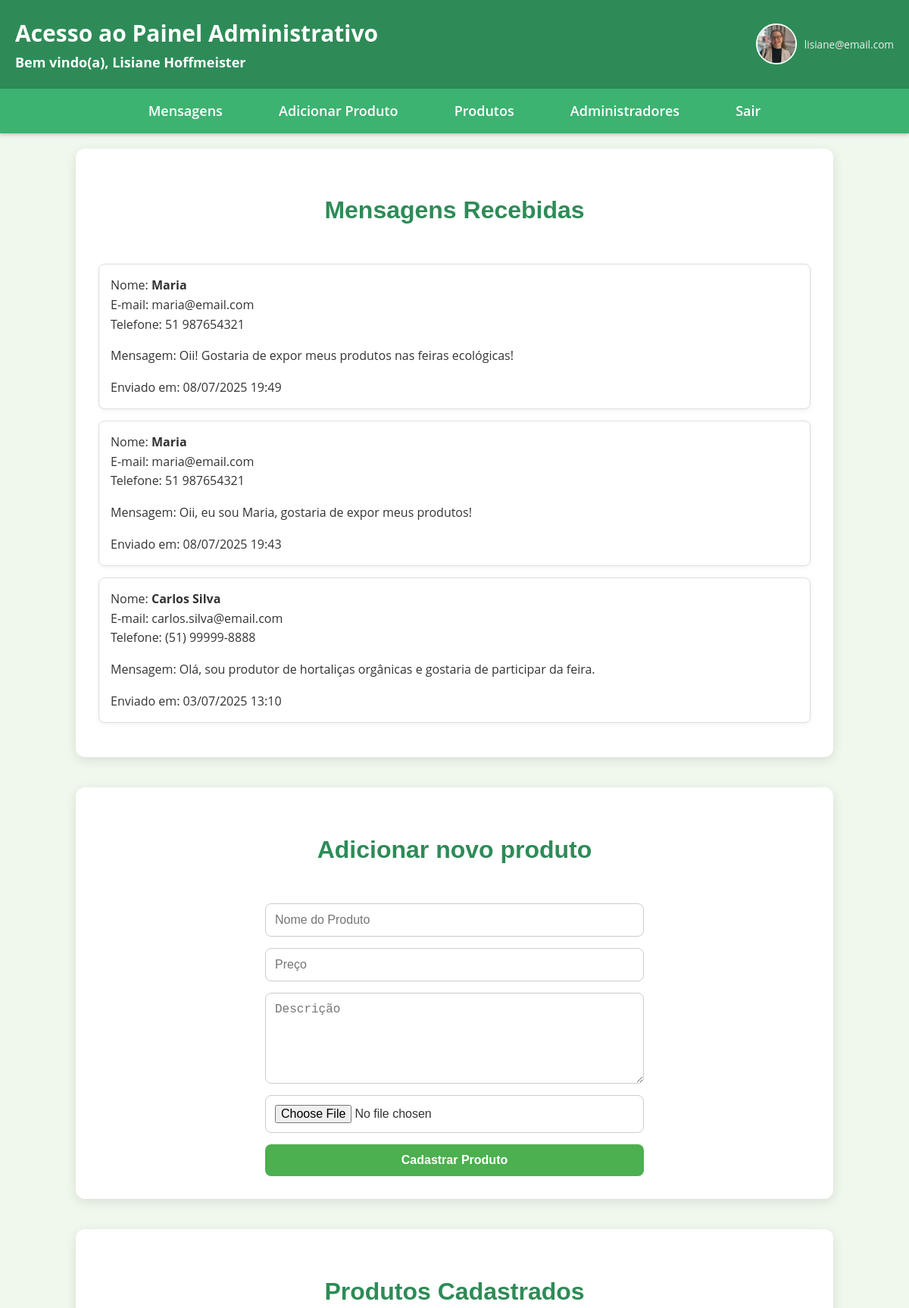
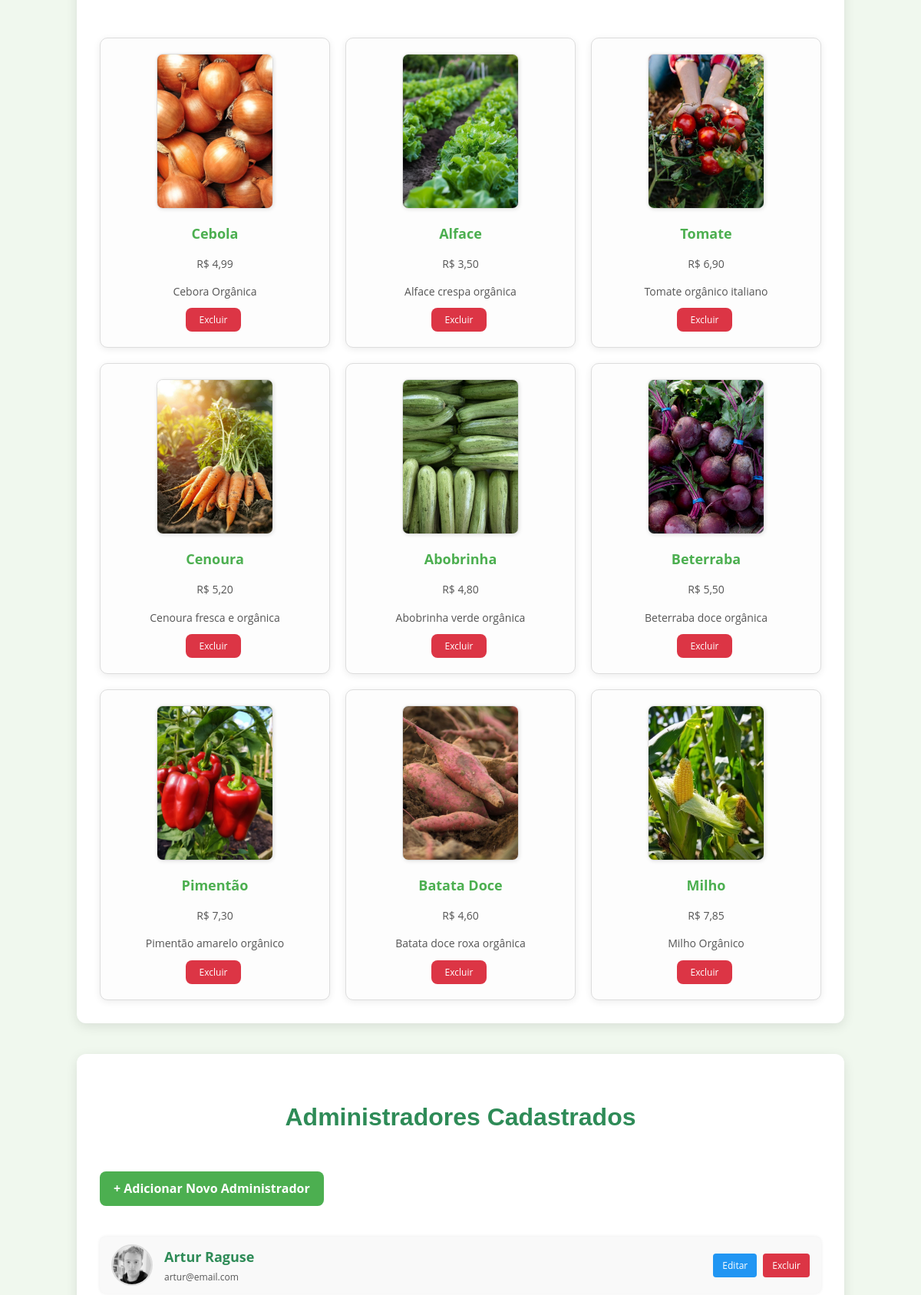
Page /admin/index.php (signed in, upper part) on the committed database (2 pictures, top to bottom).
### tables this page shows
CREATE TABLE `mensagens` (
  `id` int(11) NOT NULL,
  `nome` varchar(128) NOT NULL,
  `telefone` varchar(32) NOT NULL,
  `email` varchar(128) NOT NULL,
  `mensagem` text NOT NULL,
  `data_envio` datetime NOT NULL
);

CREATE TABLE `produtos` (
  `id` int(11) NOT NULL,
  `nome` varchar(128) NOT NULL,
  `preco` decimal(8,2) DEFAULT NULL,
  `descricao` text NOT NULL,
  `foto` varchar(255) NOT NULL
);

CREATE TABLE `usuarios` (
  `id` int(11) NOT NULL,
  `nome` varchar(128) DEFAULT NULL,
  `email` varchar(128) NOT NULL,
  `senha` varchar(64) NOT NULL,
  `foto` varchar(255) NOT NULL COMMENT 'Endereço da imagem'
);

### admin/index.php (the view, shortened to what this page needs)
<link rel="stylesheet" href="../style/style-admin.css">
<?php session_start();
$seguranca = isset( $_SESSION['ativa'] ) ? TRUE : header( "location: login.php" );
?>
<?php if ( $seguranca ) { ?>
<div class="top-admin">
    <div>
        <h1>Acesso ao Painel Administrativo</h1>
        <h3>Bem vindo(a), <?php echo $_SESSION['nome']; ?></h3>
    </div>
    <div class="user-info">
        <img src="../<?php echo $_SESSION['foto']; ?>" alt="Foto de <?php echo $_SESSION['nome']; ?>" class="foto-admin">
        <div>
            <small><?php echo $_SESSION['email']; ?></small>
        </div>
    </div>
</div>
<?php } ?>
<nav>
    <ul>
        <li><a href="#mensagens">Mensagens</a></li>
        <li><a href="#adicionarProduto">Adicionar Produto</a></li>
        <li><a href="#produtos">Produtos</a></li>
        <li><a href="#usuarios">Administradores</a></li>
        <li><a href="logout.php">Sair</a></li>
    </ul>
</nav>
<main>
    <section id="mensagens">
        <h2>Mensagens Recebidas</h2>
        <?php
        $connection = conectar();
        $query = "SELECT * FROM mensagens ORDER BY data_envio DESC";
        $result = mysqli_query($connection, $query);
        while ($msg = mysqli_fetch_assoc($result)) {
            echo "<div class='card'>";
            echo "Nome: <strong>{$msg['nome']}</strong><br>";
            echo "E-mail: {$msg['email']}<br>";
            echo "Telefone: {$msg['telefone']}<br>";
            echo "<p>Mensagem: {$msg['mensagem']}</p>";
            $dataFormatada = date("d/m/Y H:i", strtotime($msg['data_envio']));
            echo "Enviado em: $dataFormatada";
            echo "</div>";
        }
        ?>
    </section>
    <section id="adicionarProduto">
        <h2>Adicionar novo produto</h2>
        <form action="adicionarProduto.php" method="POST" enctype="multipart/form-data">
            <input type="text" name="nome" placeholder="Nome do Produto" required>
            <input type="number" name="preco" placeholder="Preço" step="0.01" required>
            <textarea name="descricao" placeholder="Descrição" required></textarea>
            <input type="file" name="foto" required>
            <button type="submit">Cadastrar Produto</button>
        </form>
    </section>
    <section id="produtos">
        <h2>Produtos Cadastrados</h2>
        <div class="grid-container">
        <?php
        $conn = conectar();
        $resultado = $conn->query("SELECT * FROM produtos");
        while ($produto =  $resultado->fetch_assoc()):
        ?>
            <div class="grid-item">
                <img src="../<?php echo $produto['foto']; ?>" alt="<?php echo $produto['nome']; ?>" width="150" height="200" style="object-fit:cover; border-radius:8px;">
                <h3><?php echo $produto['nome']; ?></h3>
                <p>R$ <?php echo number_format($produto['preco'], 2, ',', '.'); ?></p>
                <p><?php echo $produto['descricao']; ?></p>
                <a href="excluirProduto.php?id=<?php echo $produto['id']; ?>"
                onclick="return confirm('Tem certeza que deseja excluir este produto?')"
                class="botao-excluir">Excluir</a>
            </div>
        <?php endwhile; ?>
        </div>
    </section>
    <section id="usuarios">
        <h2>Administradores Cadastrados</h2>
        <a href="adicionarUsuario.php" class="botao-adicionar">+ Adicionar Novo Administrador</a>
        <div class="lista-usuarios">
            <?php
            $query = "SELECT * FROM usuarios ORDER BY nome ASC";
            $result = mysqli_query($connection, $query);
            while ($usuario = mysqli_fetch_assoc($result)) {
                echo "<div class='usuario-item'>";
                echo "<img src='../{$usuario['foto']}' alt='{$usuario['nome']}'>";
                echo "<div class='usuario-info'>";
                echo "<h3>{$usuario['nome']}</h3>";
                echo "<p>{$usuario['email']}</p>";
                echo "</div>";
                echo "<div class='usuario-acoes'>";
                echo "<a href='editarUsuario.php?id={$usuario['id']}' class='editar'>Editar</a>";
                echo "<a href='excluirUsuario.php?id={$usuario['id']}' class='excluir' onclick=\"return confirm('Tem certeza que deseja excluir este usuário?')\">Excluir</a>";
                echo "</div>";
                echo "</div>";
            }
            ?>
        </div>
    </section>
</main>
<?php require '../includes/footer.php'; ?>

### style/style-admin.css (style rules this page uses)
.top-admin { display: flex; align-items: center; justify-content: space-between; background: #2E8B57; color: white; padding: 20px; flex-wrap: wrap; }
.top-admin h1 { font-size: 30px; margin: 0; }
.top-admin h3 { font-size: 18px; margin: 0 20px 0 0; }
.user-info { display: flex; align-items: center; gap: 10px; }
.user-info img.foto-admin { width: 50px; height: 50px; border-radius: 50%; object-fit: cover; border: 2px solid #fff; }
.user-info small { font-size: 0.85em; color: #f0f0f0; }
nav { background: #3CB371; padding: 15px 0; position: sticky; top: 0; z-index: 100; box-shadow: 0 2px 5px rgba(0,0,0,0.2); }
nav ul { margin: 0; padding: 0; list-style: none; text-align: center; }
nav ul li { display: inline-block; margin: 0 20px; }
nav ul li a { color: white; text-decoration: none; font-weight: 600; font-size: 18px; padding: 8px 15px; border-radius: 25px; transition: background-color 0.3s ease, transform 0.2s ease; }
main { padding: 20px; max-width: 1000px; margin: 0 auto; }
section { background: white; padding: 30px; margin-bottom: 40px; border-radius: 12px; box-shadow: 0 4px 15px rgba(0,0,0,0.1); scroll-margin-top: 20px; }
section h2 { font-family: 'Montserrat', sans-serif; color: #2E8B57; padding-bottom: 15px; margin-bottom: 30px; font-size: 2em; text-align: center; }
.grid-container { display: grid; grid-template-columns: repeat(auto-fit, minmax(280px, 1fr)); gap: 20px; margin-top: 20px; }
.grid-item { background: #fdfdfd; padding: 20px; border-radius: 10px; border: 1px solid #ddd; box-shadow: 0 2px 10px rgba(0,0,0,0.08); text-align: center; }
.grid-item h3 { color: #4CAF50; margin-top: 0; margin-bottom: 8px; font-size: 18px; }
.grid-item p { color: #555; margin-bottom: 5px; font-size: 14px; }
.grid-item img { max-width: 150px; height: 200px; object-fit: cover; border-radius: 8px; border: 1px solid #ddd; box-shadow: 1px 1px 5px rgba(0,0,0,0.1); margin-bottom: 18px; }
.card { background: #fff; border: 1px solid #ddd; padding: 15px; border-radius: 8px; margin-bottom: 15px; box-shadow: 0 2px 6px rgba(0,0,0,0.05); }
.botao-excluir { display: inline-block; padding: 6px 18px; background: #dc3545; color: #fff; border-radius: 8px; text-decoration: none; margin-top: 10px; }
form { display: grid; gap: 15px; max-width: 500px; margin: 0 auto; }
form input, form textarea, form button { width: 100%; padding: 12px; border: 1px solid #ccc; border-radius: 8px; font-size: 16px; box-sizing: border-box; }
form textarea { min-height: 120px; resize: vertical; }
form button { background: #4CAF50; color: white; font-weight: bold; cursor: pointer; border: none; transition: background-color 0.3s ease, transform 0.2s ease; }
.botao-adicionar { background: #4CAF50; color: white; padding: 10px 18px; border-radius: 8px; text-decoration: none; font-weight: bold; margin-bottom: 20px; display: inline-block; }
.botao-editar, .botao-excluir { display: inline-block; padding: 6px 18px; border-radius: 8px; text-decoration: none; color: #fff; margin: 5px 4px 0 0; font-size: 12px; }
.lista-usuarios { display: flex; flex-direction: column; gap: 15px; margin-top: 20px; }
.usuario-item { display: flex; align-items: center; gap: 15px; background: #f9f9f9; padding: 10px 15px; border-radius: 8px; box-shadow: 0 0 4px rgba(0,0,0,0.08); }
.usuario-item img { width: 50px; height: 50px; object-fit: cover; border-radius: 50%; border: 2px solid #ddd; }
.usuario-info { flex: 1; }
.usuario-info h3 { margin: 0; font-size: 18px; color: #2E8B57; }
.usuario-info p { margin: 2px 0 0; color: #555; font-size: 12px; }
.usuario-acoes { display: flex; gap: 8px; }
.usuario-acoes a { padding: 6px 12px; border-radius: 4px; color: #fff; text-decoration: none; font-size: 12px; }
.usuario-acoes .editar { background: #2196F3; }
.usuario-acoes .excluir { background: #dc3545; }

### rows in the picture
mensagens: nome "Maria", email "maria@email.com", telefone "51 987654321", mensagem "Oii! Gostaria de expor meus produtos nas feiras ecológicas!", data_envio "08/07/2025 19:49"
mensagens: nome "Maria", email "maria@email.com", telefone "51 987654321", mensagem "Oii, eu sou Maria, gostaria de expor meus produtos!", data_envio "08/07/2025 19:43"
mensagens: nome "Carlos Silva", email "carlos.silva@email.com", telefone "(51) 99999-8888", mensagem "Olá, sou produtor de hortaliças orgânicas e gostaria de participar da feira.", data_envio "03/07/2025 13:10"
produtos: foto (picture), nome "Cebola", preco "4,99", descricao "Cebora Orgânica"
produtos: foto (picture), nome "Alface", preco "3,50", descricao "Alface crespa orgânica"
produtos: foto (picture), nome "Tomate", preco "6,90", descricao "Tomate orgânico italiano"
produtos: foto (picture), nome "Cenoura", preco "5,20", descricao "Cenoura fresca e orgânica"
produtos: foto (picture), nome "Abobrinha", preco "4,80", descricao "Abobrinha verde orgânica"
produtos: foto (picture), nome "Beterraba", preco "5,50", descricao "Beterraba doce orgânica"
produtos: foto (picture), nome "Pimentão", preco "7,30", descricao "Pimentão amarelo orgânico"
produtos: foto (picture), nome "Batata Doce", preco "4,60", descricao "Batata doce roxa orgânica"
produtos: foto (picture), nome "Milho", preco "7,85", descricao "Milho Orgânico"
usuarios: foto (picture), nome "Artur Raguse", email "artur@email.com"

### other values in the picture
$_SESSION['nome'] "Lisiane Hoffmeister"
$_SESSION['email'] "lisiane@email.com"
